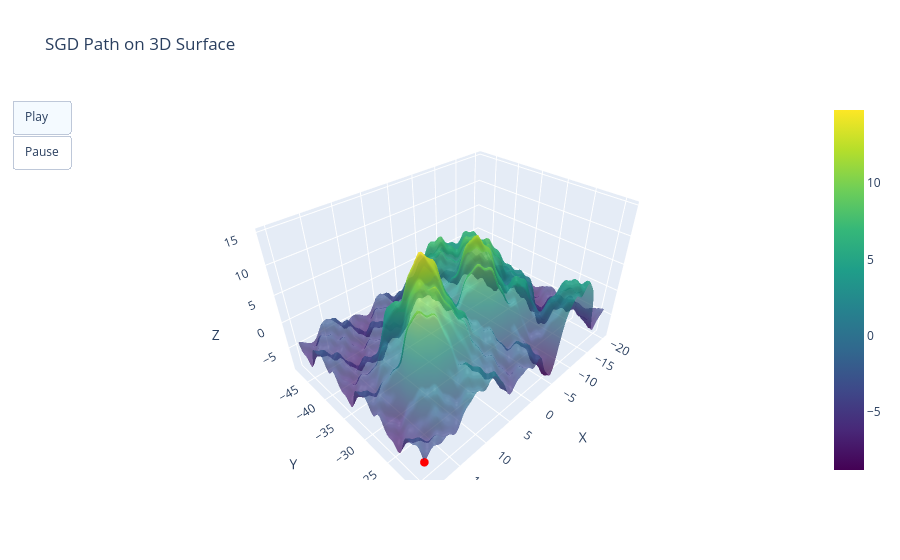

Notebook code for this chart:
### Code cell
import numpy as np
import plotly.graph_objs as go


# SGD Trace (from earlier function)
tx, ty, tz = SGD(X, Y, Z, lr=0.2, steps=50)

# Surface
surface = go.Surface(z=Z, x=X, y=Y, colorscale='Viridis', opacity=0.7)

# Frames for animation
frames = []
for i in range(len(tx)):
    frame = go.Frame(
        data=[
            go.Scatter3d(
                x=tx[:i+1],
                y=ty[:i+1],
                z=tz[:i+1],
                mode='lines+markers',
                line=dict(color='red', width=5),
                marker=dict(size=5, color='black')
            )
        ],
        name=f'frame{i}'
    )
    frames.append(frame)

# Layout with rotating eye/camera
layout = go.Layout(
    title="SGD Path on 3D Surface",
    scene=dict(
        xaxis=dict(title='X'),
        yaxis=dict(title='Y'),
        zaxis=dict(title='Z'),
        camera=dict(
            eye=dict(x=1.25, y=1.25, z=1.25)  # starting eye position
        )
    ),
    updatemenus=[
        dict(
            type="buttons",
            buttons=[
                dict(label="Play",
                     method="animate",
                     args=[None, {
                         "frame": {"duration": 100, "redraw": True},
                         "fromcurrent": True,
                         "transition": {"duration": 0}
                     }]),
                dict(label="Pause",
                     method="animate",
                     args=[[None], {
                         "frame": {"duration": 0, "redraw": False},
                         "mode": "immediate",
                         "transition": {"duration": 0}
                     }])
            ]
        )
    ]
)

# Create figure
fig = go.Figure(
    data=[surface,
          go.Scatter3d(
              x=[tx[0]],
              y=[ty[0]],
              z=[tz[0]],
              mode='markers',
              marker=dict(size=5, color='red'))],
    layout=layout,
    frames=frames
)

fig.show()

### Figure 1 — Plotly figure (JSON) as saved in the notebook; plotly's stock layout.template omitted (floating-point values rounded to 4 significant figures; data arrays with more than 128 entries replaced by an {"elided": "..."} marker saying what was removed)
{"data": [{"colorscale": [[0, "#440154"], [0.1111, "#482878"], [0.2222, "#3e4989"], [0.3333, "#31688e"], [0.4444, "#26828e"], [0.5556, "#1f9e89"], [0.6667, "#35b779"], [0.7778, "#6ece58"], [0.8889, "#b5de2b"], [1, "#fde725"]], "opacity": 0.7, "type": "surface", "x": {"elided": "100x100 float values"}, "y": {"elided": "100x100 float values"}, "z": {"elided": "100x100 float values"}}, {"marker": {"color": "red", "size": 5}, "mode": "markers", "type": "scatter3d", "x": [20], "y": [-19], "z": [-4.449]}], "layout": {"scene": {"camera": {"eye": {"x": 1.25, "y": 1.25, "z": 1.25}}, "xaxis": {"title": {"text": "X"}}, "yaxis": {"title": {"text": "Y"}}, "zaxis": {"title": {"text": "Z"}}}, "title": {"text": "SGD Path on 3D Surface"}, "updatemenus": [{"buttons": [{"args": [null, {"frame": {"duration": 100, "redraw": true}, "fromcurrent": true, "transition": {"duration": 0}}], "label": "Play", "method": "animate"}, {"args": [[null], {"frame": {"duration": 0, "redraw": false}, "mode": "immediate", "transition": {"duration": 0}}], "label": "Pause", "method": "animate"}], "type": "buttons"}]}}
